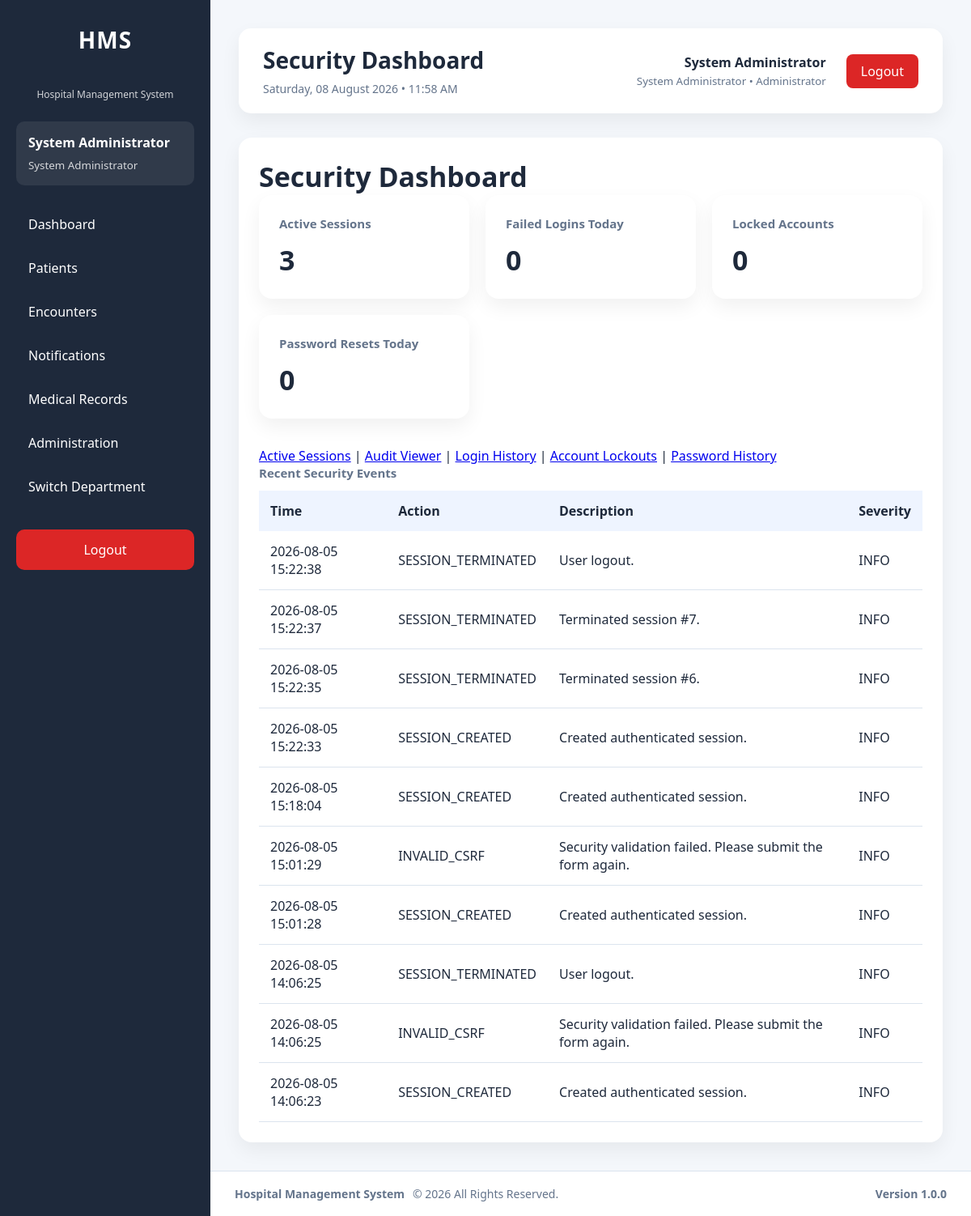
The page /modules/administration/security/dashboard.php (signed in) on the database as committed earlier.
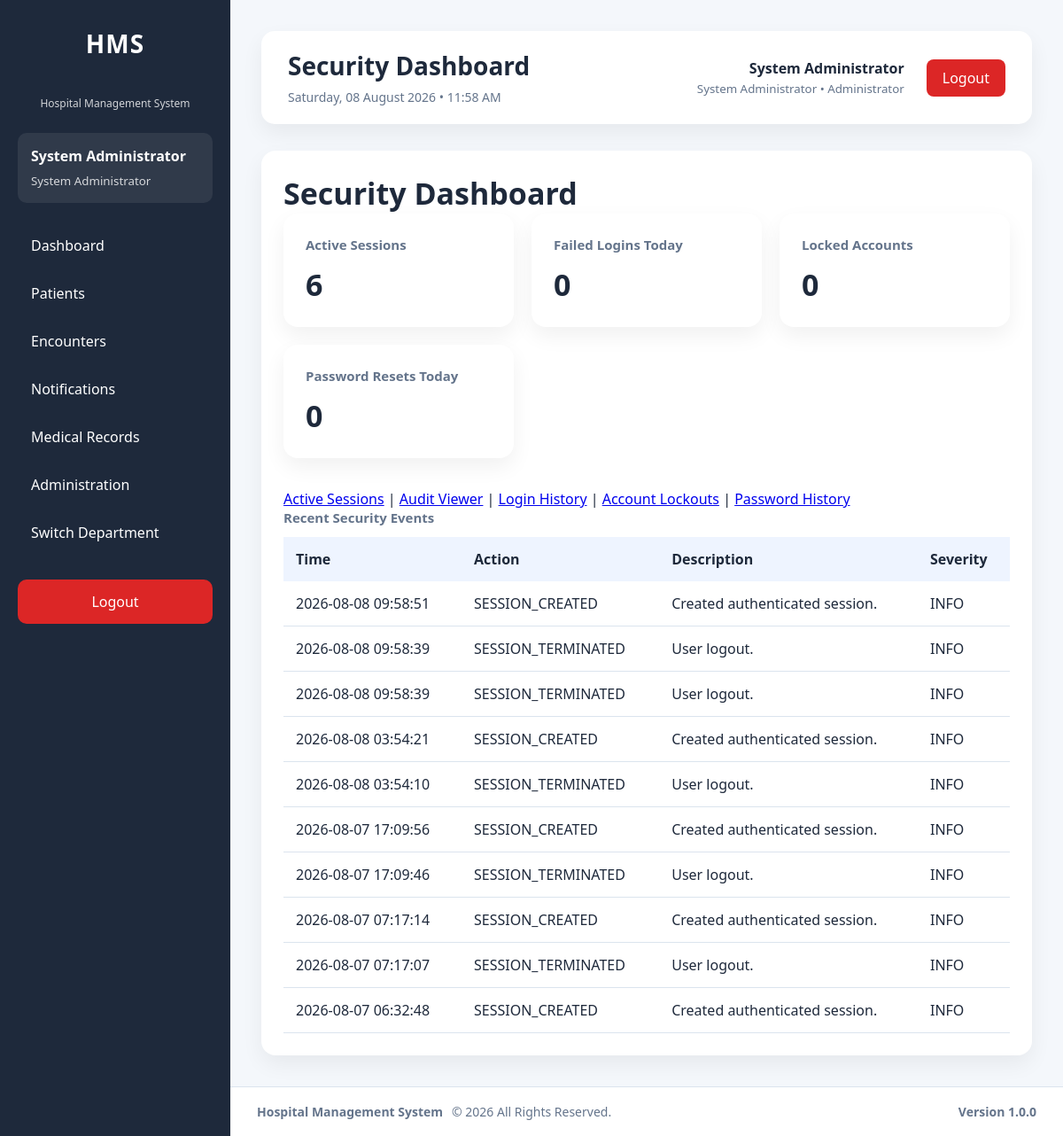
The same page on the database as committed later.
### tables this page shows
CREATE TABLE `audit_logs` (
  `id` int(11) NOT NULL AUTO_INCREMENT,
  `user_id` int(11) DEFAULT NULL,
  `visit_id` int(11) DEFAULT NULL,
  `patient_id` int(11) DEFAULT NULL,
  `module` varchar(100) NOT NULL,
  `action` varchar(100) NOT NULL,
  `description` text DEFAULT NULL,
  `ip_address` varchar(50) DEFAULT NULL,
  `user_agent` varchar(255) DEFAULT NULL,
  `department_id` int(11) DEFAULT NULL,
  `severity` varchar(20) NOT NULL DEFAULT 'INFO',
  `event_type` varchar(100) NOT NULL DEFAULT 'GENERAL',
  `created_at` timestamp NOT NULL DEFAULT current_timestamp(),
  PRIMARY KEY (`id`),
  KEY `idx_audit_user` (`user_id`),
  KEY `idx_audit_visit` (`visit_id`),
  KEY `idx_audit_patient_created` (`patient_id`,`created_at`),
  KEY `idx_audit_module` (`module`),
  KEY `idx_audit_created` (`created_at`),
  KEY `idx_audit_action_created` (`action`,`created_at`),
  KEY `idx_audit_user_created` (`user_id`,`created_at`),
  KEY `idx_audit_ip_created` (`ip_address`,`created_at`),
  KEY `idx_audit_department_created` (`department_id`,`created_at`),
  KEY `idx_audit_module_created` (`module`,`created_at`),
  KEY `idx_audit_event_created` (`event_type`,`created_at`),
  KEY `idx_audit_severity_created` (`severity`,`created_at`),
  KEY `idx_audit_visit_created` (`visit_id`,`created_at`),
  CONSTRAINT `fk_audit_department` FOREIGN KEY (`department_id`) REFERENCES `departments` (`id`) ON DELETE SET NULL ON UPDATE CASCADE,
  CONSTRAINT `fk_audit_patient` FOREIGN KEY (`patient_id`) REFERENCES `patients` (`id`) ON DELETE SET NULL ON UPDATE CASCADE,
  CONSTRAINT `fk_audit_user` FOREIGN KEY (`user_id`) REFERENCES `users` (`id`) ON DELETE SET NULL ON UPDATE CASCADE,
  CONSTRAINT `fk_audit_visit` FOREIGN KEY (`visit_id`) REFERENCES `visits` (`id`) ON DELETE SET NULL ON UPDATE CASCADE
);

### modules/administration/security/bootstrap.php (called while the page is built, shortened)
<?php
require_once __DIR__ . '/../../../config/auth.php';
require_once __DIR__ . '/../../../config/helpers.php';
require_once __DIR__ . '/../../../services/SessionService.php';
require_once __DIR__ . '/../../../services/AuditService.php';
$securityAuditService = new AuditService($pdo);

### services/AuditService.php (called while the page is built, shortened)
<?php
class AuditService
{
    private PDO $db;
    public function __construct(PDO $db)
    {
        $this->db = $db;
    }
    private function getClientIp(): string
    {
        $keys = [
            'HTTP_CLIENT_IP',
            'HTTP_X_FORWARDED_FOR',
            'REMOTE_ADDR'
        ];
        foreach ($keys as $key) {
            if (!empty($_SERVER[$key])) {
                return trim(explode(',', $_SERVER[$key])[0]);
            }
        }
        return 'UNKNOWN';
    }
    public function search(array $filters = [], int $page = 1, int $perPage = 50): array
    {
        $page = max(1, $page);
        $perPage = min(100, max(1, $perPage));
        $where = [];
        $parameters = [];
        if (!empty($filters['module'])) {
            $where[] = 'a.module = :module';
            $parameters[':module'] = $filters['module'];
        }
        $condition = $where ? ' WHERE ' . implode(' AND ', $where) : '';
        $countStmt = $this->db->prepare('SELECT COUNT(*) FROM audit_logs a' . $condition);
        $countStmt->execute($parameters);
        $total = (int)$countStmt->fetchColumn();
        $sql = '
            SELECT a.*, u.first_name, u.last_name, u.username,
                   d.department_name
            FROM audit_logs a
            LEFT JOIN users u ON u.id = a.user_id
            LEFT JOIN departments d ON d.id = a.department_id
        ' . $condition . ' ORDER BY a.created_at DESC, a.id DESC LIMIT :limit OFFSET :offset';
        $stmt = $this->db->prepare($sql);
        foreach ($parameters as $key => $value) {
            $stmt->bindValue($key, $value);
        }
        $stmt->bindValue(':limit', $perPage, PDO::PARAM_INT);
        $stmt->bindValue(':offset', ($page - 1) * $perPage, PDO::PARAM_INT);
        $stmt->execute();
        return [
            'success' => true,
            'data' => $stmt->fetchAll(PDO::FETCH_ASSOC),
            'total' => $total,
            'page' => $page,
            'per_page' => $perPage,
            'errors' => []
        ];
    }
    public function securitySummary(): array
    {
        $queries = [
            'active_sessions' => "SELECT COUNT(*) FROM active_sessions WHERE status = 'Active'",
            'failed_logins_today' => "SELECT COUNT(*) FROM audit_logs WHERE action = 'LOGIN_FAILED' AND created_at >= CURDATE()",
            'locked_accounts' => "SELECT COUNT(*) FROM users WHERE locked_at IS NOT NULL",
            'password_resets_today' => "SELECT COUNT(*) FROM audit_logs WHERE action = 'PASSWORD_RESET' AND created_at >= CURDATE()",
            'security_events_today' => "SELECT COUNT(*) FROM audit_logs WHERE module = 'Security' AND created_at >= CURDATE()"
        ];
        $summary = [];
        foreach ($queries as $key => $sql) {
            $summary[$key] = (int)$this->db->query($sql)->fetchColumn();
        }
        return ['success' => true, 'data' => $summary, 'errors' => []];
    }
}

### config/helpers.php (called while the page is built, shortened)
<?php
function e($value): string
{
    return htmlspecialchars(
        (string)$value,
        ENT_QUOTES,
        'UTF-8'
    );
}

### modules/administration/security/dashboard.php (the view, shortened to what the changed rows need)
<?php
require_once __DIR__ . '/bootstrap.php';
$securityAuditService->log(
    (int)$currentUser['id'],
    null,
    'Security',
    'SECURITY_REPORT_VIEWED',
    'Viewed the security dashboard.',
    $_SESSION['active_department_id'] ?? null,
    'INFO',
    'SECURITY_REPORT_VIEWED'
);
$summary = $securityAuditService->securitySummary()['data'] ?? [];
$recent = $securityAuditService->search(['module' => 'Security'], 1, 10)['data'] ?? [];
require_once __DIR__ . '/../../../layouts/header.php';
require_once __DIR__ . '/../../../layouts/sidebar.php';
?>
<main class="content">
    <?php require_once __DIR__ . '/../../../layouts/navbar.php'; ?>
    <section class="card">
        <h2>Security Dashboard</h2>
        <div class="stats">
            <div class="card"><h3>Active Sessions</h3><h2><?= (int)($summary['active_sessions'] ?? 0) ?></h2></div>
            <div class="card"><h3>Failed Logins Today</h3><h2><?= (int)($summary['failed_logins_today'] ?? 0) ?></h2></div>
            <div class="card"><h3>Locked Accounts</h3><h2><?= (int)($summary['locked_accounts'] ?? 0) ?></h2></div>
            <div class="card"><h3>Password Resets Today</h3><h2><?= (int)($summary['password_resets_today'] ?? 0) ?></h2></div>
        </div>
        <table><thead><tr><th>Time</th><th>Action</th><th>Description</th><th>Severity</th></tr></thead><tbody>
        <?php foreach ($recent as $event): ?><tr><td><?= e($event['created_at']) ?></td><td><?= e($event['action']) ?></td><td><?= e($event['description']) ?></td><td><?= e($event['severity']) ?></td></tr><?php endforeach; ?>
        </tbody></table>
    </section>
</main>
<?php require_once __DIR__ . '/../../../layouts/footer.php'; ?>

Rows that differ between the two databases and show on the page:
no longer on this page (row unchanged): audit_logs: created_at "2026-08-05 15:22:38", action "SESSION_TERMINATED", description "User logout.", severity "INFO"
no longer on this page (row unchanged): audit_logs: created_at "2026-08-05 15:22:37", action "SESSION_TERMINATED", description "Terminated session #7.", severity "INFO"
no longer on this page (row unchanged): audit_logs: created_at "2026-08-05 15:22:35", action "SESSION_TERMINATED", description "Terminated session #6.", severity "INFO"
no longer on this page (row unchanged): audit_logs: created_at "2026-08-05 15:22:33", action "SESSION_CREATED", description "Created authenticated session.", severity "INFO"
no longer on this page (row unchanged): audit_logs: created_at "2026-08-05 15:18:04", action "SESSION_CREATED", description "Created authenticated session.", severity "INFO"
no longer on this page (row unchanged): audit_logs: created_at "2026-08-05 15:01:29", action "INVALID_CSRF", description "Security validation failed. Please submit the form again.", severity "INFO"
no longer on this page (row unchanged): audit_logs: created_at "2026-08-05 15:01:28", action "SESSION_CREATED", description "Created authenticated session.", severity "INFO"
no longer on this page (row unchanged): audit_logs: created_at "2026-08-05 14:06:25", action "SESSION_TERMINATED", description "User logout.", severity "INFO"
no longer on this page (row unchanged): audit_logs: created_at "2026-08-05 14:06:25", action "INVALID_CSRF", description "Security validation failed. Please submit the form again.", severity "INFO"
no longer on this page (row unchanged): audit_logs: created_at "2026-08-05 14:06:23", action "SESSION_CREATED", description "Created authenticated session.", severity "INFO"
added audit_logs: created_at "2026-08-08 09:58:51", action "SESSION_CREATED", description "Created authenticated session.", severity "INFO"
added audit_logs: created_at "2026-08-08 09:58:39", action "SESSION_TERMINATED", description "User logout.", severity "INFO"
added audit_logs: created_at "2026-08-08 09:58:39", action "SESSION_TERMINATED", description "User logout.", severity "INFO"
added audit_logs: created_at "2026-08-08 03:54:21", action "SESSION_CREATED", description "Created authenticated session.", severity "INFO"
added audit_logs: created_at "2026-08-08 03:54:10", action "SESSION_TERMINATED", description "User logout.", severity "INFO"
added audit_logs: created_at "2026-08-07 17:09:56", action "SESSION_CREATED", description "Created authenticated session.", severity "INFO"
added audit_logs: created_at "2026-08-07 17:09:46", action "SESSION_TERMINATED", description "User logout.", severity "INFO"
added audit_logs: created_at "2026-08-07 07:17:14", action "SESSION_CREATED", description "Created authenticated session.", severity "INFO"
added audit_logs: created_at "2026-08-07 07:17:07", action "SESSION_TERMINATED", description "User logout.", severity "INFO"
added audit_logs: created_at "2026-08-07 06:32:48", action "SESSION_CREATED", description "Created authenticated session.", severity "INFO"
Other text that changed with them:
$summary['active_sessions']: "3" → "6"
